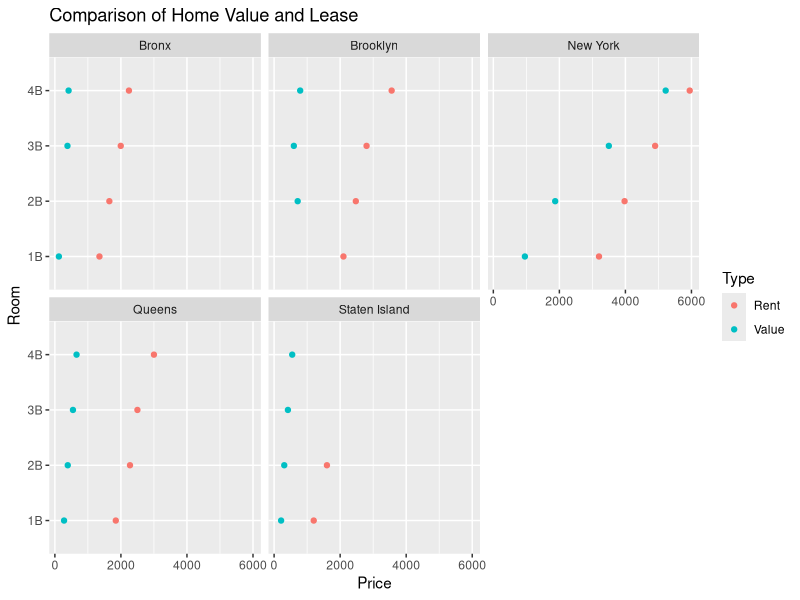

The R script that drew this image:
# setwd("C:\\Users\\oweni\\Downloads\\Zillow price")

library(ggplot2)
library(reshape2)

home_value = read.csv("home_value.csv")
home_value$Price = home_value$Price/1000
rent_value = read.csv("Med_Rent.csv")
data = rbind(home_value,rent_value)

ggplot(data, aes(Room, Price)) +
  geom_point(aes(color = Type ))+
  facet_wrap(~RegionName, ncol=3)+coord_flip()+
  ggtitle("Comparison of Home Value and Lease")
